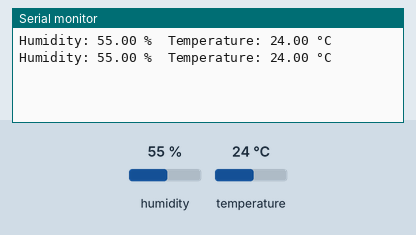
Simulated run of this sketch. Board: Arduino Uno, built with avr-gcc and run on an emulated ATmega328P. Shown: the last lines printed to the serial monitor. The inputs (shaded band) are chosen by the test bench; at power-on: humidity 55 %, temperature 24 °C.

Above: at 5.8 s.
5.9 s: humidity set to 22 %
At 10.9 s:
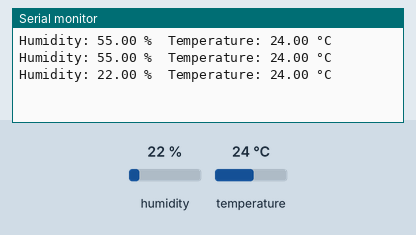
11.9 s: temperature set to 12 °C
At 16.1 s:
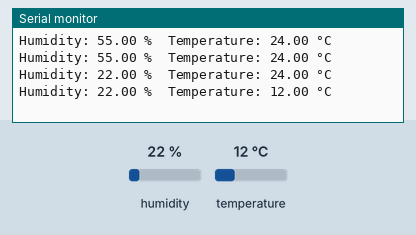
17.9 s: humidity set to 40 %
At 21.4 s:
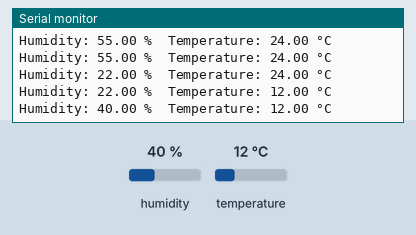
Timing chart, 0 to 22.9 s (numbered marks = the images above; inputs shaded):
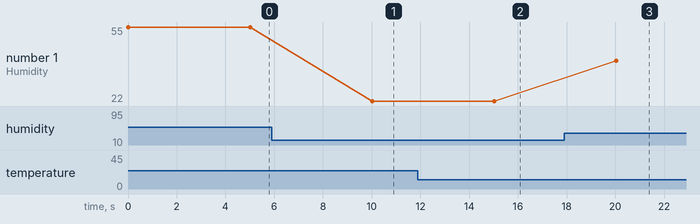

Measured:
- after the input at 5.9 s, the serial monitor: prints a new line after 4.1 s (image 1)
- after the input at 11.9 s, the serial monitor: prints a new line after 3.1 s (image 2)
- after the input at 17.9 s, the serial monitor: prints a new line after 2.1 s (image 3)
- plotted number 1: 55 → 22 after the input at 5.9 s, 22 → 40 after the input at 17.9 s

The sketch:

temperature_sensor.ino
```cpp
#include "DHT.h"             // Library for DHT sensors

#define dhtPin 12            // data pin

/*
 * Uncomment the correct DHT chip. i have 22 (4 pin) and 11 (3 pin). the dht11 never worked.
 * There is another code in iot course repo. it might be more up to date.
 * in rpi read using cat /dev/ttyACM0
 */
//#define dhtType DHT11        // DHT 11
//#define dhtType DHT22      // DHT 22 (AM2302), AM2321
#define dhtType DHT21      // DHT 21 (AM2301)

DHT dht(dhtPin, dhtType);    // Initialise the DHT library

float humidityVal;           // humidity
float tempValC;              // temperature in degrees Celcius
float tempValF;              // temperature in degrees Fahrenheit
float heatIndexC;            // windchill in degrees Celcius
float heatIndexF;            // windchill in degrees Fahrenheit

void setup() {
  Serial.begin(9600);        // Initialise the serial monitor
  dht.begin();               // start with reading the DHT sensor
}

void loop() {

  humidityVal = dht.readHumidity();        // get the humidity from the DHT sensor
  tempValC = dht.readTemperature();        // get the temperature in degrees Celcius from the DHT sensor
  //tempValF = dht.readTemperature(true);    // get the temperature in degrees Fahrenheit from the DHT sensor

  // Check if all values are read correctly, if not try again and exit loop()
  if (isnan(humidityVal) || isnan(tempValC)) {
    Serial.println("Reading DHT sensor failed!");

    // end the loop() function
    return;
  }

  // Calculate the windchill in degrees Celcius
  //heatIndexC = dht.computeHeatIndex(tempValC, humidityVal, false);

  // Calculate the windchill in degrees Fahrenheit
  //heatIndexF = dht.computeHeatIndex(tempValF, humidityVal);

  // Print all values to the serial monitor
  // \t prints a tab character
  Serial.print("Humidity: ");
  Serial.print(humidityVal);
  Serial.print(" %\t");

  Serial.print("Temperature: ");
  Serial.print(tempValC);
  Serial.println(" °C ");
  //Serial.print(tempValF);
  //Serial.print(" °F\t");

 // Serial.print("Windchill: ");
  //Serial.print(heatIndexC);
  //Serial.print(" °C ");
  //Serial.print(heatIndexF);
  //Serial.println(" °F");

  delay(5000);
}
```
